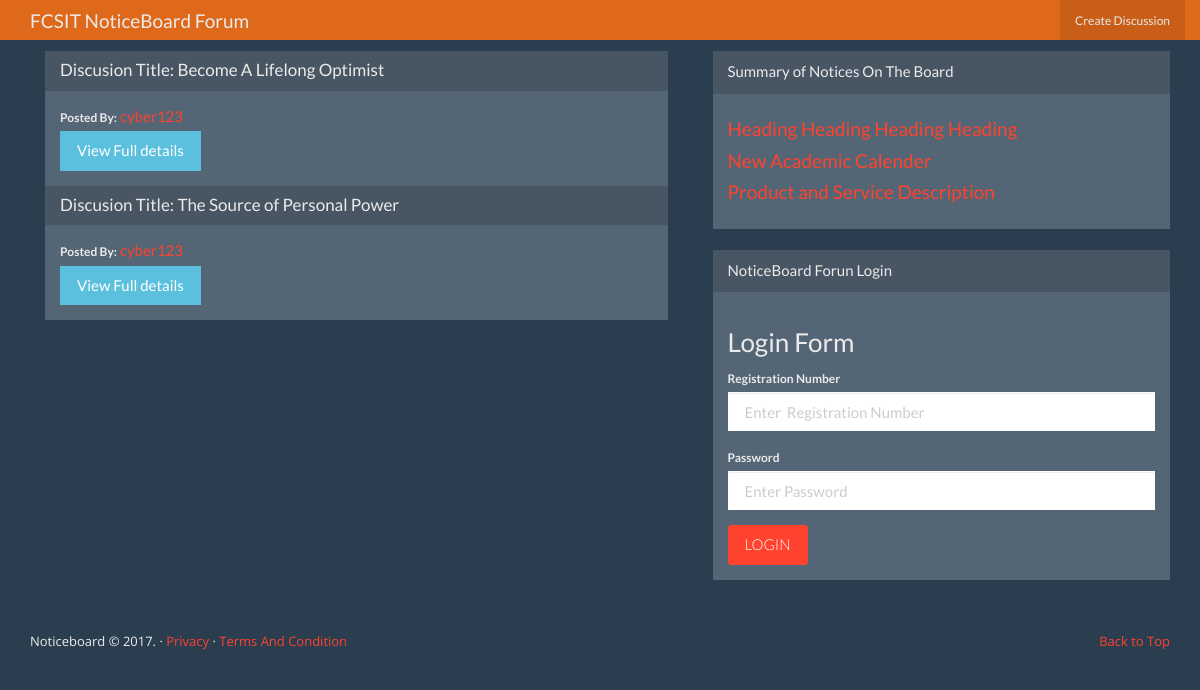
Screenshot of /index.php/discussions with the database file from the repository.
### tables this page shows
CREATE TABLE IF NOT EXISTS `discussions` (
  `ds_id` int(100) NOT NULL,
  `user_id` int(100) NOT NULL,
  `ds_title` varchar(200) NOT NULL,
  `ds_body` text NOT NULL
);

CREATE TABLE IF NOT EXISTS `users` (
  `user_id` int(100) NOT NULL,
  `first_name` varchar(100) NOT NULL,
  `last_name` varchar(100) NOT NULL,
  `reg_no` varchar(100) NOT NULL,
  `email` varchar(100) NOT NULL,
  `username` varchar(100) NOT NULL,
  `password` varchar(100) NOT NULL
);

CREATE TABLE IF NOT EXISTS `noticeboard` (
  `notice_id` int(100) NOT NULL,
  `user_id` int(100) NOT NULL,
  `status_id` int(100) NOT NULL,
  `notice_title` varchar(200) NOT NULL,
  `notice_from` varchar(200) NOT NULL,
  `notice_to` varchar(200) NOT NULL,
  `notice_details` text NOT NULL,
  `notice_img` varchar(100) NOT NULL
);

### application/views/forum/layout/main.php (called while the page is built, shortened)
<?php $this->load->view('forum/layout/includes/header'); ?>
<?php $this->load->view($main_content); ?>

### application/controllers/Discussions.php (called while the page is built, shortened)
<?php
class Discussions extends CI_Controller {
	public function index(){
		$data['title'] = "FCSIT NB Forum";
		$data['list_dis'] = $this->Discussion_model->list_dis();
		$data['list_NB'] = $this->Discussion_model->list_NB();
		$data['main_content'] = "forum/home";
		$this->load->view("forum/layout/main", $data);
	}
}

### index.php (called while the page is built, shortened)
<?php
require_once BASEPATH.'core/CodeIgniter.php';

### application/models/Discussion_model.php (called while the page is built, shortened)
<?php
 Class Discussion_model extends CI_model{
	 public function list_dis(){
		 	$this->db->select('*', 'users');
			$this->db->from('discussions');
			$this->db->join('users', 'discussions.user_id = users.user_id');
			$this->db->order_by('ds_title', 'ASC');
			$query = $this->db->get();
			return $query->result_array();
		 }
		 public function list_NB(){
		 	$this->db->select('*', 'users');
			$this->db->from('noticeboard');
			$this->db->join('users', 'noticeboard.user_id = users.user_id');
			$this->db->order_by('notice_title', 'ASC');
			$this->db->limit('4');
			$query = $this->db->get();
			return $query->result_array();
		 }
	 }
?>

### application/views/forum/home.php (the view, shortened to what this page needs)
    <div class="container mainbody-section">
    <div class="row">
        <div class="col-md-7">
                        <div class="col-md-12">
										<div class="panel panel-default">
											<?php foreach($list_dis as $discussion) :?>
											 <div class="panel-heading">
									<h3 class="panel-title">Discusion Title: <?php echo $discussion['ds_title']; ?>
                                    </h3>
								  </div>
								  <div class="panel-body">
										  <div class="media-body">
                                              <label>Posted By: </label> <a href="<?php echo base_url(); ?>user/profile/<?php echo $discussion['user_id']; ?>"><?php echo $discussion['username']; ?></a><br>
                                              <a href="<?php echo base_url(); ?>Discussions/dis_details/<?php echo $discussion['ds_id']; ?>" class="btn btn-info" role="button">View Full details</a>
                                       </div>
								  </div>
								  <?php endforeach; ?>
								</div>
						</div>
        </div>
        <div class="col-md-5">
            <div class="panel panel-default">
              <div class="panel-heading">Summary of Notices On The Board</div>
              <div class="panel-body">
              	<?php foreach($list_NB as $list): ?>
                <a href="<?php echo base_url();?>notices/notice_details/<?php echo $list['notice_id']?>"><h4><?php echo $list['notice_title']; ?></h4></a>
            <?php endforeach; ?>
              </div>
            </div>
<?php if(!$this->session->userdata('Logged_in')):?>
            <section>
                <div class="panel panel-default">
              <div class="panel-heading">NoticeBoard Forun Login</div>
              <div class="panel-body">
              	 <div class="block">
            <h3>Login Form</h3>
            <form role="form" action="<?php echo base_url(); ?>User/login" method="post">
            <div class="form-group">
              <label for="Registration Number">Registration Number</label>
              <input name="reg_no" type="text" class="form-control" placeholder="Enter  Registration Number"/>
            </div>
            <div class="form-group">
              <label>Password</label>
              <input name="password" type="password" class="form-control" placeholder="Enter Password"/>
            </div>
            <input value="Login" name="login" type="submit" class="btn btn-primary">
            </form>
          </div>
            </div>
            </section>
            <?php endif; ?>
        </div>
    </div>
    </div>

### assets/css/style.css (style rules this page uses)
a, a:hover, a:focus, a:active, a.active { outline: 0; }
a { color: #FF432E; text-decoration: none; }
.btn-primary { border-color: #FF432E; background-color: #FF432E; text-transform: uppercase; font-weight: 300; color: #fff; -webkit-border-radius:3px; -moz-border-radius:3px; -o-border-radius:3px; border-radius:3px; -webkit-transition: all 0.3s; -moz-transition: all 0.3s; -o-transition: all 0.3s; transition: all 0.3s; }
.mainbody-section { padding-top: 30px; padding-bottom: 30px; }

### rows the page displays
discussions: ds_title "Become A Lifelong Optimist", user.username "cyber123"
discussions: ds_title "The Source of Personal Power", user.username "cyber123"
noticeboard: notice_title "Heading Heading Heading Heading"
noticeboard: notice_title "New Academic Calender"
noticeboard: notice_title "Product and Service Description"
